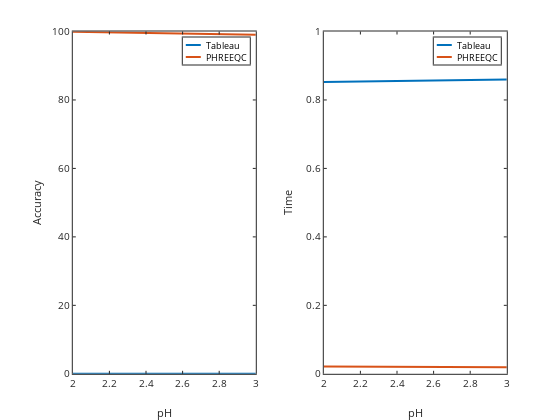

Notebook cell for this chart:
### Code cell
subplot(121)
h=plot(pH,Almasserror,pH,AlmasserrorPHREEQC);
legend('Tableau','PHREEQC');
set(h,'linewidth',2)
xlabel('pH');ylabel('Accuracy')

subplot(122) 
h=plot(pH,tableautime,pH,PHREEQCtime);
legend('Tableau','PHREEQC');
set(h,'linewidth',2)
xlabel('pH');ylabel('Time')

### Figure 1 — Plotly figure (JSON) as saved in the notebook; plotly's stock layout.template omitted (floating-point values rounded to 4 significant figures)
{"data": [{"line": {"color": "rgb(0,113,188)", "dash": "solid", "width": 2}, "marker": {"color": "rgb(0,113,188)", "line": {"color": "rgb(0,113,188)"}, "size": 6, "symbol": "none"}, "mode": "lines", "name": "Tableau", "showlegend": true, "type": "scatter", "visibility": true, "x": [2, 3], "xaxis": "x", "y": [7.974e-08, 7.974e-08], "yaxis": "y"}, {"line": {"color": "rgb(216,82,24)", "dash": "solid", "width": 2}, "marker": {"color": "rgb(216,82,24)", "line": {"color": "rgb(216,82,24)"}, "size": 6, "symbol": "none"}, "mode": "lines", "name": "PHREEQC", "showlegend": true, "type": "scatter", "visibility": true, "x": [2, 3], "xaxis": "x", "y": [99.93, 99.04], "yaxis": "y"}, {"hoverinfo": "none", "line": {"color": "rgb(0,113,188)", "dash": "solid", "width": 2}, "marker": {"color": "rgb(0,113,188)", "line": {"color": "rgb(0,113,188)"}, "size": 6, "symbol": "none"}, "mode": "lines", "name": "", "showlegend": false, "type": "scatter", "visibility": true, "x": [3, 18], "xaxis": "x2", "y": [7.5, 7.5], "yaxis": "y2"}, {"hoverinfo": "none", "line": {"color": "rgb(216,82,24)", "dash": "solid", "width": 2}, "marker": {"color": "rgb(216,82,24)", "line": {"color": "rgb(216,82,24)"}, "size": 6, "symbol": "none"}, "mode": "lines", "name": "", "showlegend": false, "type": "scatter", "visibility": true, "x": [3, 18], "xaxis": "x2", "y": [19.5, 19.5], "yaxis": "y2"}, {"line": {"color": "rgb(0,113,188)", "dash": "solid", "width": 2}, "marker": {"color": "rgb(0,113,188)", "line": {"color": "rgb(0,113,188)"}, "size": 6, "symbol": "none"}, "mode": "lines", "name": "Tableau", "showlegend": true, "type": "scatter", "visibility": true, "x": [2, 3], "xaxis": "x3", "y": [0.8523, 0.8596], "yaxis": "y3"}, {"line": {"color": "rgb(216,82,24)", "dash": "solid", "width": 2}, "marker": {"color": "rgb(216,82,24)", "line": {"color": "rgb(216,82,24)"}, "size": 6, "symbol": "none"}, "mode": "lines", "name": "PHREEQC", "showlegend": true, "type": "scatter", "visibility": true, "x": [2, 3], "xaxis": "x3", "y": [0.02102, 0.01881], "yaxis": "y3"}, {"hoverinfo": "none", "line": {"color": "rgb(0,113,188)", "dash": "solid", "width": 2}, "marker": {"color": "rgb(0,113,188)", "line": {"color": "rgb(0,113,188)"}, "size": 6, "symbol": "none"}, "mode": "lines", "name": "", "showlegend": false, "type": "scatter", "visibility": true, "x": [3, 18], "xaxis": "x4", "y": [7.5, 7.5], "yaxis": "y4"}, {"hoverinfo": "none", "line": {"color": "rgb(216,82,24)", "dash": "solid", "width": 2}, "marker": {"color": "rgb(216,82,24)", "line": {"color": "rgb(216,82,24)"}, "size": 6, "symbol": "none"}, "mode": "lines", "name": "", "showlegend": false, "type": "scatter", "visibility": true, "x": [3, 18], "xaxis": "x4", "y": [19.5, 19.5], "yaxis": "y4"}], "layout": {"annotations": [{"font": {"color": "rgb(0, 0, 0)", "size": 9}, "showarrow": false, "text": "Tableau", "x": 21, "xanchor": "left", "xref": "x2", "y": 7.5, "yanchor": "middle", "yref": "y2"}, {"font": {"color": "rgb(0, 0, 0)", "size": 9}, "showarrow": false, "text": "PHREEQC", "x": 21, "xanchor": "left", "xref": "x2", "y": 19.5, "yanchor": "middle", "yref": "y2"}, {"font": {"color": "rgb(0, 0, 0)", "size": 9}, "showarrow": false, "text": "Tableau", "x": 21, "xanchor": "left", "xref": "x4", "y": 7.5, "yanchor": "middle", "yref": "y4"}, {"font": {"color": "rgb(0, 0, 0)", "size": 9}, "showarrow": false, "text": "PHREEQC", "x": 21, "xanchor": "left", "xref": "x4", "y": 19.5, "yanchor": "middle", "yref": "y4"}], "height": 420, "hovermode": "closest", "margin": {"b": 0, "l": 0, "r": 0, "t": 0}, "plot_bgcolor": "rgba(0, 0, 0, 0)", "showlegend": false, "width": 560, "xaxis": {"anchor": "y", "autorange": false, "domain": [0.13, 0.4568], "exponentformat": "none", "gridcolor": "rgba(38,38,38,0.15)", "gridwidth": 1, "linecolor": "rgb(38,38,38)", "linewidth": 1, "mirror": "ticks", "range": [2, 3], "showgrid": false, "showline": true, "side": "bottom", "spikedash": "solid", "spikemode": "across", "spikesides": false, "spikethickness": 1, "tickangle": 0, "tickcolor": "rgb(38,38,38)", "tickfont": {"color": "rgb(38,38,38)", "size": 10}, "ticklen": 3, "ticks": "inside", "ticktext": ["2", "2.2", "2.4", "2.6", "2.8", "3"], "tickvals": [2, 2.2, 2.4, 2.6, 2.8, 3], "title": {"font": {"color": "rgb(38,38,38)", "size": 11}, "text": "pH"}, "type": "linear", "visible": true, "zeroline": false}, "xaxis2": {"anchor": "y2", "autorange": false, "domain": [0.3264, 0.4461], "exponentformat": "none", "fixedrange": true, "gridcolor": "rgba(38,38,38,0.15)", "gridwidth": 1, "linecolor": "rgb(38,38,38)", "linewidth": 1, "mirror": true, "range": [0, 67], "showgrid": false, "showline": true, "showspikes": false, "side": "bottom", "spikedash": "solid", "spikemode": "across", "spikesides": false, "spikethickness": 1, "tickangle": 0, "tickcolor": "rgb(38,38,38)", "tickfont": {"color": "rgb(38,38,38)", "size": 9}, "ticklen": 3, "ticks": "", "ticktext": [], "tickvals": [], "title": {"font": {"color": "rgb(0, 0, 0)", "size": 9.9}, "text": ""}, "type": "linear", "visible": true, "zeroline": false}, "xaxis3": {"anchor": "y3", "autorange": false, "domain": [0.5782, 0.905], "exponentformat": "none", "gridcolor": "rgba(38,38,38,0.15)", "gridwidth": 1, "linecolor": "rgb(38,38,38)", "linewidth": 1, "mirror": "ticks", "range": [2, 3], "showgrid": false, "showline": true, "side": "bottom", "spikedash": "solid", "spikemode": "across", "spikesides": false, "spikethickness": 1, "tickangle": 0, "tickcolor": "rgb(38,38,38)", "tickfont": {"color": "rgb(38,38,38)", "size": 10}, "ticklen": 3, "ticks": "inside", "ticktext": ["2", "2.2", "2.4", "2.6", "2.8", "3"], "tickvals": [2, 2.2, 2.4, 2.6, 2.8, 3], "title": {"font": {"color": "rgb(38,38,38)", "size": 11}, "text": "pH"}, "type": "linear", "visible": true, "zeroline": false}, "xaxis4": {"anchor": "y4", "autorange": false, "domain": [0.7746, 0.8943], "exponentformat": "none", "fixedrange": true, "gridcolor": "rgba(38,38,38,0.15)", "gridwidth": 1, "linecolor": "rgb(38,38,38)", "linewidth": 1, "mirror": true, "range": [0, 67], "showgrid": false, "showline": true, "showspikes": false, "side": "bottom", "spikedash": "solid", "spikemode": "across", "spikesides": false, "spikethickness": 1, "tickangle": 0, "tickcolor": "rgb(38,38,38)", "tickfont": {"color": "rgb(38,38,38)", "size": 9}, "ticklen": 3, "ticks": "", "ticktext": [], "tickvals": [], "title": {"font": {"color": "rgb(0, 0, 0)", "size": 9.9}, "text": ""}, "type": "linear", "visible": true, "zeroline": false}, "yaxis": {"anchor": "x", "autorange": false, "domain": [0.11, 0.925], "exponentformat": "none", "gridcolor": "rgba(38,38,38,0.15)", "gridwidth": 1, "linecolor": "rgb(38,38,38)", "linewidth": 1, "mirror": "ticks", "range": [0, 100], "showgrid": false, "showline": true, "side": "left", "spikedash": "solid", "spikemode": "across", "spikesides": false, "spikethickness": 1, "tickangle": 0, "tickcolor": "rgb(38,38,38)", "tickfont": {"color": "rgb(38,38,38)", "size": 10}, "ticklen": 3, "ticks": "inside", "ticktext": ["0", "20", "40", "60", "80", "100"], "tickvals": [0, 20, 40, 60, 80, 100], "title": {"font": {"color": "rgb(38,38,38)", "size": 11}, "text": "Accuracy"}, "type": "linear", "visible": true, "zeroline": false}, "yaxis2": {"anchor": "x2", "autorange": false, "domain": [0.8464, 0.9107], "exponentformat": "none", "fixedrange": true, "gridcolor": "rgba(38,38,38,0.15)", "gridwidth": 1, "linecolor": "rgb(38,38,38)", "linewidth": 1, "mirror": true, "range": [27, 0], "showgrid": false, "showline": true, "showspikes": false, "side": "left", "spikedash": "solid", "spikemode": "across", "spikesides": false, "spikethickness": 1, "tickangle": 0, "tickcolor": "rgb(38,38,38)", "tickfont": {"color": "rgb(38,38,38)", "size": 9}, "ticklen": 3, "ticks": "", "ticktext": [], "tickvals": [], "title": {"font": {"color": "rgb(0, 0, 0)", "size": 9.9}, "text": ""}, "type": "linear", "visible": true, "zeroline": false}, "yaxis3": {"anchor": "x3", "autorange": false, "domain": [0.11, 0.925], "exponentformat": "none", "gridcolor": "rgba(38,38,38,0.15)", "gridwidth": 1, "linecolor": "rgb(38,38,38)", "linewidth": 1, "mirror": "ticks", "range": [0, 1], "showgrid": false, "showline": true, "side": "left", "spikedash": "solid", "spikemode": "across", "spikesides": false, "spikethickness": 1, "tickangle": 0, "tickcolor": "rgb(38,38,38)", "tickfont": {"color": "rgb(38,38,38)", "size": 10}, "ticklen": 3, "ticks": "inside", "ticktext": ["0", "0.2", "0.4", "0.6", "0.8", "1"], "tickvals": [0, 0.2, 0.4, 0.6, 0.8, 1], "title": {"font": {"color": "rgb(38,38,38)", "size": 11}, "text": "Time"}, "type": "linear", "visible": true, "zeroline": false}, "yaxis4": {"anchor": "x4", "autorange": false, "domain": [0.8464, 0.9107], "exponentformat": "none", "fixedrange": true, "gridcolor": "rgba(38,38,38,0.15)", "gridwidth": 1, "linecolor": "rgb(38,38,38)", "linewidth": 1, "mirror": true, "range": [27, 0], "showgrid": false, "showline": true, "showspikes": false, "side": "left", "spikedash": "solid", "spikemode": "across", "spikesides": false, "spikethickness": 1, "tickangle": 0, "tickcolor": "rgb(38,38,38)", "tickfont": {"color": "rgb(38,38,38)", "size": 9}, "ticklen": 3, "ticks": "", "ticktext": [], "tickvals": [], "title": {"font": {"color": "rgb(0, 0, 0)", "size": 9.9}, "text": ""}, "type": "linear", "visible": true, "zeroline": false}}}
